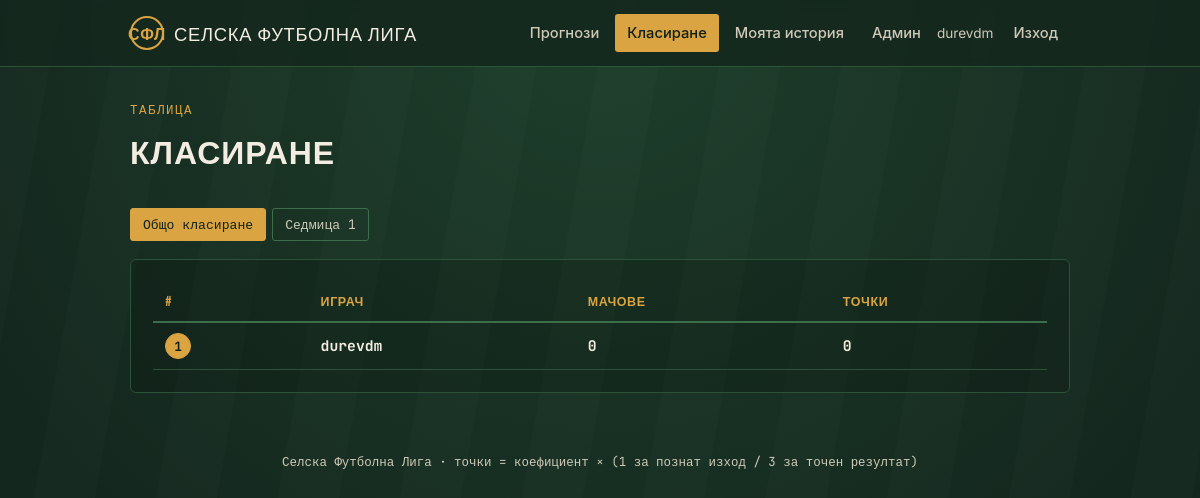
Screenshot of /standings (signed in) with the database file from the repository.
### app.py (models this page shows, shortened)
class User(db.Model, UserMixin):
    id = db.Column(db.Integer, primary_key=True)
    username = db.Column(db.String(64), unique=True, nullable=False)
    password_hash = db.Column(db.String(255), nullable=False)
    is_admin = db.Column(db.Boolean, default=False, nullable=False)
    created_at = db.Column(db.DateTime, default=datetime.utcnow)
    predictions = db.relationship("Prediction", backref="user", lazy=True)

class Week(db.Model):
    id = db.Column(db.Integer, primary_key=True)
    number = db.Column(db.Integer, unique=True, nullable=False)
    deadline = db.Column(db.DateTime, nullable=False)
    is_closed = db.Column(db.Boolean, default=False, nullable=False)  # ръчно затворена от админ
    matches = db.relationship(
        "Match", backref="week", lazy=True,
        order_by="Match.kickoff_time", cascade="all, delete-orphan"
    )

### app.py (the view)
@app.route("/standings")
@login_required
def standings_view():
    weeks = Week.query.order_by(Week.number.asc()).all()
    week_id = request.args.get("week", type=int)
    overall = standings()
    weekly = standings(week_id) if week_id else None
    selected_week = db.session.get(Week, week_id) if week_id else None
    return render_template(
        "standings.html", overall=overall, weeks=weeks,
        weekly=weekly, selected_week=selected_week
    )

### app.py (called while the page is built)
@login_manager.user_loader
def load_user(user_id):
    return db.session.get(User, int(user_id))

def standings(week_id=None):
    query = db.session.query(User)
    result = []
    for user in query.all():
        preds = [p for p in user.predictions if p.points is not None]
        if week_id is not None:
            preds = [p for p in preds if p.match.week_id == week_id]
        total = round(sum(p.points for p in preds), 2)
        played = len(preds)
        result.append({"user": user, "total": total, "played": played})
    result.sort(key=lambda r: r["total"], reverse=True)
    return result

@app.context_processor
def inject_globals():
    return {"now": datetime.utcnow()}

### templates/standings.html (shortened to what this page needs)
{% extends "base.html" %}
{% block content %}
<div class="page-head">
  <div class="eyebrow">Таблица</div>
  <h1>Класиране</h1>
</div>
<div class="week-tabs">
  <a href="{{ url_for('standings_view') }}" class="{{ 'active' if not selected_week }}">Общо класиране</a>
  {% for w in weeks %}
    <a href="{{ url_for('standings_view', week=w.id) }}" class="{{ 'active' if selected_week and selected_week.id == w.id }}">Седмица {{ w.number }}</a>
  {% endfor %}
</div>
<div class="panel">
  <table class="scoreboard">
    <thead>
      <tr>
        <th>#</th>
        <th>Играч</th>
        <th>Мачове</th>
        <th>Точки</th>
      </tr>
    </thead>
    <tbody>
      {% set rows = weekly if selected_week else overall %}
      {% for row in rows %}
      <tr>
        <td><span class="rank-badge {{ 'gold' if loop.index == 1 }}">{{ loop.index }}</span></td>
        <td>{{ row.user.username }}</td>
        <td>{{ row.played }}</td>
        <td>{{ row.total }}</td>
      </tr>
      {% else %}
      <tr><td colspan="4" style="color:var(--chalk-dim);">Няма данни още.</td></tr>
      {% endfor %}
    </tbody>
  </table>
</div>
{% endblock %}

### templates/base.html (shortened to what this page needs)
<!DOCTYPE html>
<html lang="bg">
<head>
  <link rel="stylesheet" href="{{ url_for('static', filename='style.css') }}">
</head>
<body>
  <nav class="navbar">
    <div class="navbar-inner">
      <a class="brand" href="{{ url_for('index') if current_user.is_authenticated else url_for('login') }}">
        <span class="brand-badge">СФЛ</span>
        Селска Футболна Лига
      </a>
      {% if current_user.is_authenticated %}
      <div class="nav-links">
        <a href="{{ url_for('index') }}" class="{{ 'active' if request.endpoint == 'index' }}">Прогнози</a>
        <a href="{{ url_for('standings_view') }}" class="{{ 'active' if request.endpoint == 'standings_view' }}">Класиране</a>
        <a href="{{ url_for('history') }}" class="{{ 'active' if request.endpoint == 'history' }}">Моята история</a>
        {% if current_user.is_admin %}
        <a href="{{ url_for('admin_dashboard') }}" class="{{ 'active' if request.endpoint and request.endpoint.startswith('admin') }}">Админ</a>
        {% endif %}
        <span class="nav-user">{{ current_user.username }}</span>
        <a href="{{ url_for('logout') }}">Изход</a>
      </div>
      {% endif %}
    </div>
  </nav>
  <div class="container">
    {% block content %}{% endblock %}
    <footer class="site-footer">Селска Футболна Лига · точки = коефициент × (1 за познат изход / 3 за точен резултат)</footer>
  </div>
</body>
</html>

### static/style.css (style rules this page uses)
:root { --pitch-dark: #14271e; --pitch: #1e3f2b; --pitch-line: #3c6e4c; --pitch-line-soft: #2c5238; --chalk: #f2ede0; --chalk-dim: #cfc9b8; --gold: #d9a441; --gold-dim: #8a6a2c; --brick: #c1503a; --ink: #10201a; --radius: 3px; --font-display: 'Oswald', 'Arial Narrow', sans-serif; --font-body: 'Inter', -apple-system, BlinkMacSystemFont, 'Segoe UI', sans-serif; --font-mono: 'JetBrains Mono', 'Courier New', monospace; }
* { box-sizing: border-box; }
html { scroll-behavior: smooth; }
body { margin: 0; min-height: 100vh; background: radial-gradient(circle at 50% 0%, var(--pitch) 0%, var(--pitch-dark) 70%); background-attachment: fixed; color: var(--chalk); font-family: var(--font-body); line-height: 1.5; }
body::before { content: ""; position: fixed; inset: 0; z-index: -1; background: repeating-linear-gradient( 100deg, rgba(255,255,255,0.015) 0px, rgba(255,255,255,0.015) 60px, transparent 60px, transparent 120px ); pointer-events: none; }
a { color: inherit; }
h1, h2, h3, h4 { font-family: var(--font-display); text-transform: uppercase; letter-spacing: 0.03em; margin: 0 0 0.5em 0; font-weight: 600; }
.container { max-width: 980px; margin: 0 auto; padding: 0 20px 60px; }
.navbar { border-bottom: 1px solid var(--pitch-line-soft); background: rgba(20, 39, 30, 0.85); backdrop-filter: blur(6px); position: sticky; top: 0; z-index: 10; }
.navbar-inner { max-width: 980px; margin: 0 auto; padding: 14px 20px; display: flex; align-items: center; justify-content: space-between; flex-wrap: wrap; gap: 10px; }
.brand { display: flex; align-items: center; gap: 10px; text-decoration: none; font-family: var(--font-display); font-size: 1.15rem; letter-spacing: 0.04em; text-transform: uppercase; color: var(--chalk); }
.brand-badge { width: 34px; height: 34px; border-radius: 50%; border: 2px solid var(--gold); display: flex; align-items: center; justify-content: center; font-size: 1rem; color: var(--gold); font-weight: 700; }
.nav-links { display: flex; align-items: center; gap: 4px; flex-wrap: wrap; }
.nav-links a { text-decoration: none; padding: 8px 12px; border-radius: var(--radius); font-size: 0.92rem; color: var(--chalk-dim); font-weight: 500; }
.nav-links a.active { color: var(--ink); background: var(--gold); }
.nav-user { font-size: 0.85rem; color: var(--chalk-dim); margin-right: 4px; }
.page-head { padding: 34px 0 18px; }
.page-head .eyebrow { font-family: var(--font-mono); color: var(--gold); font-size: 0.78rem; letter-spacing: 0.12em; text-transform: uppercase; margin-bottom: 6px; }
.panel { background: rgba(0,0,0,0.16); border: 1px solid var(--pitch-line-soft); border-radius: 6px; padding: 22px; margin-bottom: 20px; }
.scoreboard { width: 100%; border-collapse: collapse; font-family: var(--font-mono); }
.scoreboard th { text-align: left; font-family: var(--font-display); text-transform: uppercase; font-size: 0.78rem; letter-spacing: 0.05em; color: var(--gold); padding: 10px 12px; border-bottom: 2px solid var(--pitch-line); }
.scoreboard td { padding: 10px 12px; border-bottom: 1px solid var(--pitch-line-soft); font-size: 0.92rem; }
.scoreboard tr:first-child td { font-weight: 700; }
.rank-badge { display: inline-flex; align-items: center; justify-content: center; width: 26px; height: 26px; border-radius: 50%; border: 1px solid var(--pitch-line); font-size: 0.8rem; }
.rank-badge.gold { background: var(--gold); color: var(--ink); border-color: var(--gold); }
.week-tabs { display: flex; flex-wrap: wrap; gap: 6px; margin-bottom: 18px; }
.week-tabs a { text-decoration: none; padding: 6px 12px; border-radius: 3px; font-family: var(--font-mono); font-size: 0.82rem; color: var(--chalk-dim); border: 1px solid var(--pitch-line); }
.week-tabs a.active { background: var(--gold); color: var(--ink); border-color: var(--gold); }
footer.site-footer { text-align: center; color: var(--chalk-dim); font-size: 0.78rem; padding: 40px 0 10px; font-family: var(--font-mono); }

### rows the page displays
User: username "durevdm", user.username "durevdm"
Week: number "1"

### other values shown
{{ row.played }} "0"
{{ row.total }} "0"
